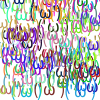
Frame 1 (no input)
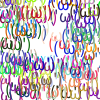
Frame 60 (the mouse pressed at the canvas centre just before this capture)
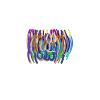
Frame 120 (the mouse held since frame 60 and released just before this capture)

The Processing sketch that drew these frames (run headless with seeded random() and noise(); from frame 60 on, the mouse is pressed at the canvas centre):

// Processing sketch: random7_for_android
// ── random7_for_android.pde
int[] x,y,r,g,b,lr,li;
void setup(){
  int i;
  //size(500,500);
  textSize(18);
  textAlign(CENTER);
  x=new int[50*2];
  y=new int[50*2];
  r=new int[50*2];
  g=new int[50*2];
  b=new int[50*2];
  lr=new int[50*2];
  li=new int[50*2];
  for(i=0; i<50*2; ++i){
    x[i]=int(random(width));
    y[i]=int(random(height));
    r[i]=int(random(256));
    g[i]=int(random(256));
    b[i]=int(random(256));
    lr[i]=int(random(2))*2-1;
    li[i]=int(random(2))*2-1;
  }
}

void draw(){
  int i;
  background(255);
  for(i=0; i<50*2; ++i){
    if(mousePressed){
      x[i]=mouseX;
      y[i]=mouseY;
    }else if(keyPressed){
      lr[i]=mouseX;
    }
    x[i]+=lr[i];
    y[i]+=li[i];
    if(x[i]>width){
      lr[i]=int(random(9))*-1-1;
      r[i]=int(random(256));
      g[i]=int(random(256));
      b[i]=int(random(256));
    }else if(x[i]<0){
      lr[i]=int(random(8))+1;
      r[i]=int(random(256));
      g[i]=int(random(256));
      b[i]=int(random(256));
    }
    if(y[i]>height){
      li[i]=int(random(10))*-1+1;
      r[i]=int(random(256));
      g[i]=int(random(256));
      b[i]=int(random(256));
    }else if(y[i]<0){
      li[i]=int(random(11))+1;
      r[i]=int(random(256));
      g[i]=int(random(256));
      b[i]=int(random(256));
    }
    fill(r[i],g[i],b[i]);
    text("('ω')",x[i],y[i]);
  }
}
